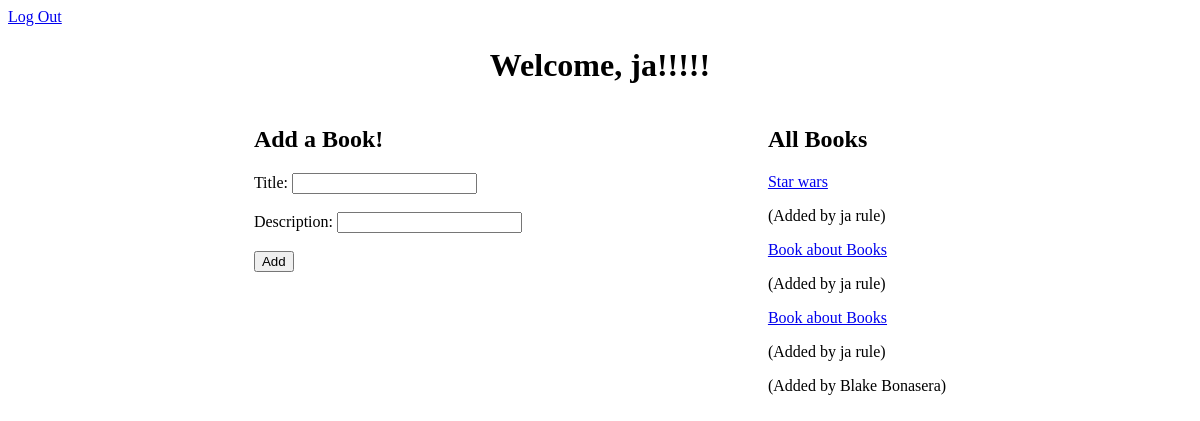
The page /book (signed in) on the database as committed earlier.
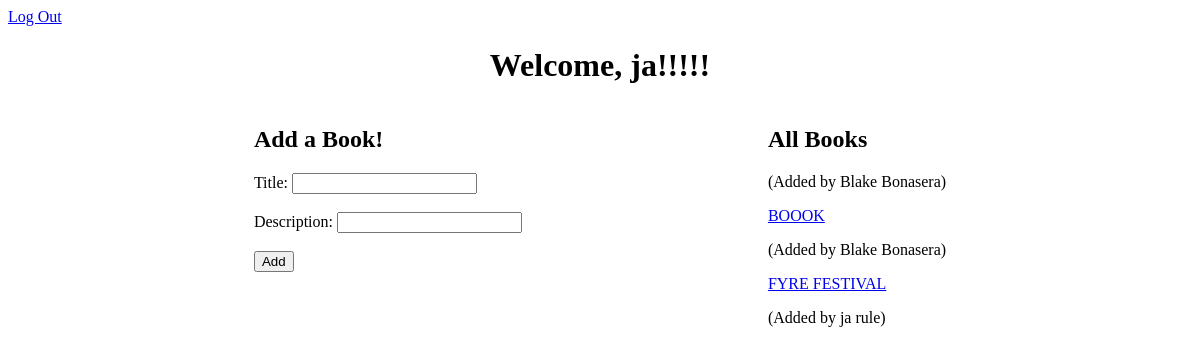
The same page on the database as committed later.
### main/models.py (models this page shows, shortened)
class User(models.Model):
    first = models.CharField(max_length=45)
    last = models.CharField(max_length=45)
    email = models.TextField()
    password = models.TextField()
    created_at = models.DateTimeField(auto_now_add=True)
    updated_at = models.DateTimeField(auto_now=True)
    objects = UserManager()

class Book(models.Model):
    title = models.CharField(max_length=120)
    desc = models.TextField()
    created_at = models.DateTimeField(auto_now_add=True)
    updated_at = models.DateTimeField(auto_now=True)
    uploaded_by = models.ForeignKey(User, related_name='upload', on_delete = models.CASCADE)
    users_who_like = models.ManyToManyField(User, related_name='liked_by')
    objects = BookManager()

### main/views.py (the view)
# urls.py: path('book', views.success),
def success(request):
    if 'user_id' not in request.session:
        return redirect('/')
    logged_in_user = User.objects.get(id=request.session['user_id'])
    context = {
        'logged_in_user': logged_in_user,
        'all_books': Book.objects.all(),
    }
    return render(request, 'success.html', context)

### main/templates/success.html (shortened to what this page needs)
<!DOCTYPE html>
<html lang="en">
<head>
</head>
<body>
    <a href="/logout">Log Out</a>
    <h1>Welcome, {{logged_in_user.first}}!!!!!</h1>
    <div id="container">
        <div id="add_book">
            <h2>Add a Book!</h2>
            <form action="/addbook" method="post">
            <label for="title">Title:</label>
            <input type="text" name="title" id="title">
            <br>
            <br>
            <label for="desc">Description:</label>
            <input type='text' name="desc" id="desc">
            <br>
            <br>
            <input type="submit" value="Add">
            </form>
        </div>
        <div id="all_books">
            <h2>All Books</h2>
                {% for Book in all_books%}
                <a href="/book/{{Book.id}}">{{Book.title}}</a>
                <p>(Added by {{Book.uploaded_by.first}} {{Book.uploaded_by.last}})</p>
                {% endfor %}
        </div>
    </div>
</body>
</html>

### main/templates/success.html (style rules this page uses)
#container { display: flex; justify-content: space-evenly; }
h1 { text-align: center; }

Rows that differ between the two databases and show on the page:
removed Book: title "Star wars", uploaded_by.first "ja", uploaded_by.last "rule"
removed Book: title "Book about Books", uploaded_by.first "ja", uploaded_by.last "rule"
removed Book: title "Book about Books", uploaded_by.first "ja", uploaded_by.last "rule"
added Book: title "BOOOK", uploaded_by.first "Blake", uploaded_by.last "Bonasera"
added Book: title "FYRE FESTIVAL", uploaded_by.first "ja", uploaded_by.last "rule"
